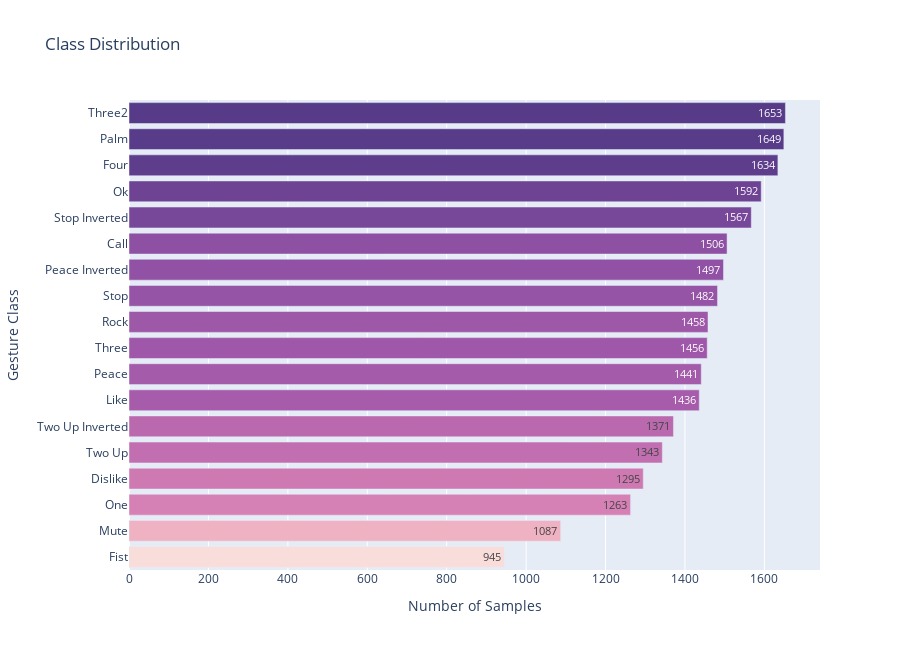

Source (notebook cell):
### Markdown cell above
<div style="
  width: 97%;
  margin: 18px 0;
  padding: 14px 18px;
  border-radius: 12px;
  text-align: left;
  background: rgba(140, 140, 140, 0.10);
  border: 1px solid rgba(140, 140, 140, 0.18);
  box-shadow: 0 6px 18px rgba(0,0,0,0.12);
  backdrop-filter: blur(10px);
  position: relative;
  overflow: hidden;
">
  <div style="
    position: absolute;
    left: 0; 
    top: 0; 
    bottom: 0;
    width: 6px;
    background: linear-gradient(180deg, #5e0ab9 0%, #6a11cb 55%, #3f84fd 100%);
  "></div>
  <h3 style="
    margin: 0;
    padding-left: 12px;
    font-family: 'Segoe UI', sans-serif;
    font-weight: 800;
    letter-spacing: 1px;
    font-size: 1.25em;
    color: inherit;
  ">
    2.1 Class Distributions
  </h3>
</div>

### Code cell
fig = px.bar(
    x=labels_counts.values,
    y=labels_counts.index,
    orientation='h',
    text=labels_counts.values,
    color=labels_counts.values,
    title="Class Distribution",
    color_continuous_scale="Purpor",
)

fig.update_layout(
    xaxis_title="Number of Samples",
    yaxis_title="Gesture Class",
    height=650,
    coloraxis_showscale=False
)

fig.show()

### Figure 1 — Plotly figure (JSON) as saved in the notebook; plotly's stock layout.template omitted (floating-point values rounded to 4 significant figures)
{"data": [{"hovertemplate": "x=%{x}<br>y=%{y}<br>text=%{text}<br>color=%{marker.color}<extra></extra>", "legendgroup": "", "marker": {"color": [945, 1087, 1263, 1295, 1343, 1371, 1436, 1441, 1456, 1458, 1482, 1497, 1506, 1567, 1592, 1634, 1649, 1653], "coloraxis": "coloraxis", "pattern": {"shape": ""}}, "name": "", "orientation": "h", "showlegend": false, "text": [945.0, 1087.0, 1263.0, 1295.0, 1343.0, 1371.0, 1436.0, 1441.0, 1456.0, 1458.0, 1482.0, 1497.0, 1506.0, 1567.0, 1592.0, 1634.0, 1649.0, 1653.0], "textposition": "auto", "type": "bar", "x": [945, 1087, 1263, 1295, 1343, 1371, 1436, 1441, 1456, 1458, 1482, 1497, 1506, 1567, 1592, 1634, 1649, 1653], "xaxis": "x", "y": ["Fist", "Mute", "One", "Dislike", "Two Up", "Two Up Inverted", "Like", "Peace", "Three", "Rock", "Stop", "Peace Inverted", "Call", "Stop Inverted", "Ok", "Four", "Palm", "Three2"], "yaxis": "y"}], "layout": {"barmode": "relative", "coloraxis": {"colorbar": {"title": {"text": "color"}}, "colorscale": [[0, "rgb(249, 221, 218)"], [0.1667, "rgb(242, 185, 196)"], [0.3333, "rgb(229, 151, 185)"], [0.5, "rgb(206, 120, 179)"], [0.6667, "rgb(173, 95, 173)"], [0.8333, "rgb(131, 75, 160)"], [1, "rgb(87, 59, 136)"]], "showscale": false}, "height": 650, "legend": {"tracegroupgap": 0}, "title": {"text": "Class Distribution"}, "xaxis": {"anchor": "y", "domain": [0, 1], "title": {"text": "Number of Samples"}}, "yaxis": {"anchor": "x", "domain": [0, 1], "title": {"text": "Gesture Class"}}}}
